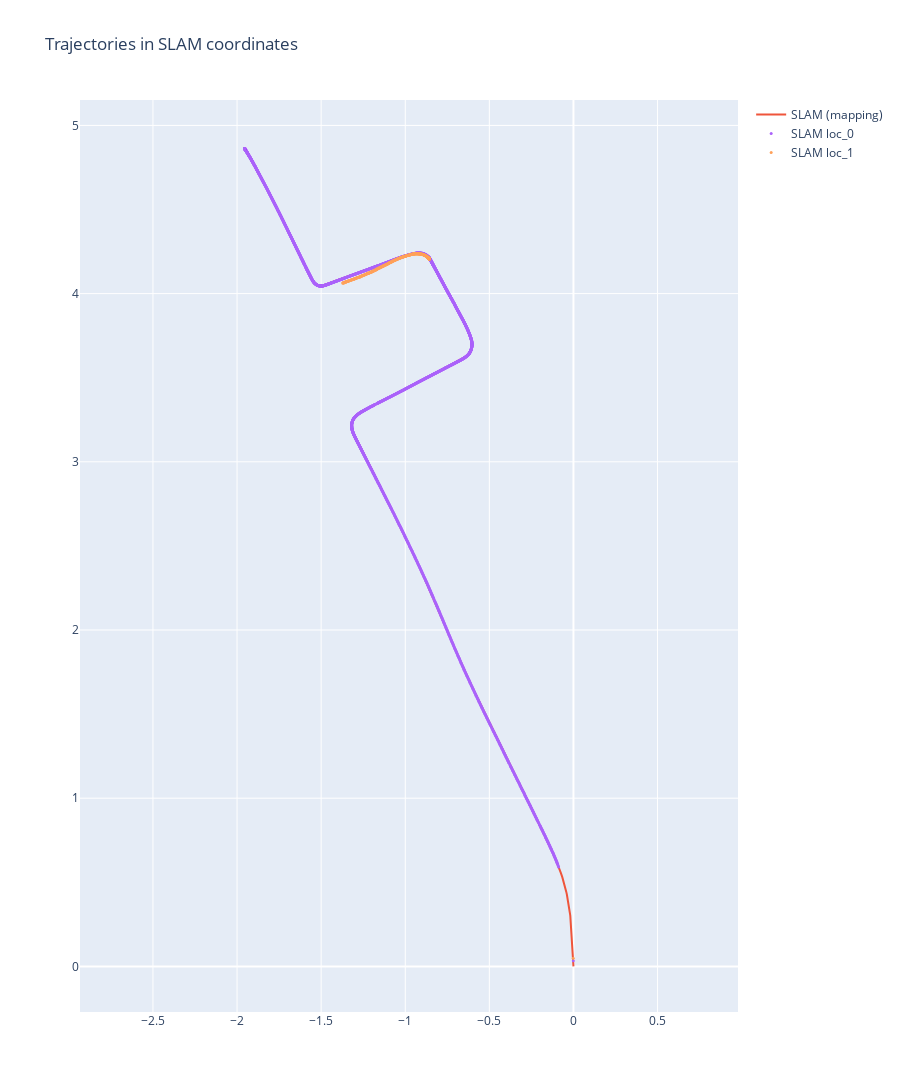

Source (notebook cell):
### Code cell
fig_slam = processor.create_2d_plot_slam()
fig_slam.show()

### Figure 1 — Plotly figure (JSON) as saved in the notebook; plotly's stock layout.template omitted (floating-point values rounded to 4 significant figures; data arrays with more than 128 entries replaced by an {"elided": "..."} marker saying what was removed)
{"data": [{"marker": {"color": "#EF553B", "size": 3}, "mode": "lines", "name": "SLAM (mapping)", "type": "scatter", "x": {"elided": "529 float values"}, "y": {"elided": "529 float values"}}, {"marker": {"color": "#AB63FA", "size": 3}, "mode": "markers", "name": "SLAM loc_0", "type": "scatter", "x": {"elided": "2926 float values"}, "y": {"elided": "2926 float values"}}, {"marker": {"color": "#FFA15A", "size": 3}, "mode": "markers", "name": "SLAM loc_1", "type": "scatter", "x": {"elided": "411 float values"}, "y": {"elided": "411 float values"}}], "layout": {"height": 1200, "title": {"text": "Trajectories in SLAM coordinates"}, "yaxis": {"scaleanchor": "x", "scaleratio": 1}}}
